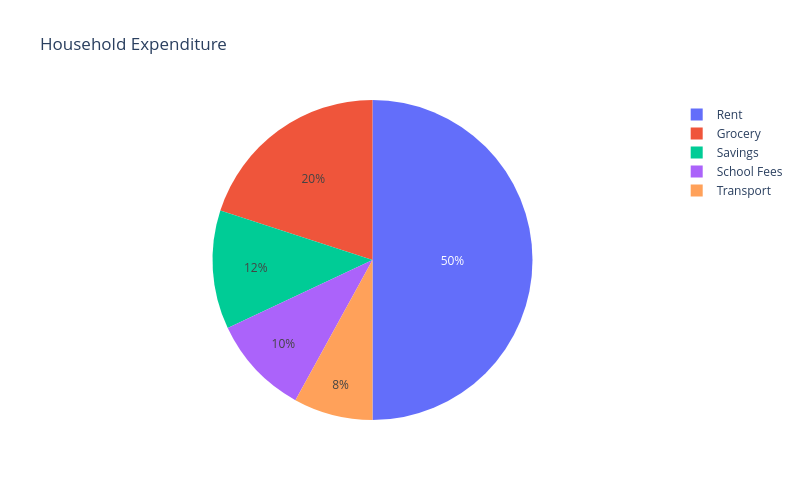

Notebook code cell kept with this figure:
### Code cell
# Use px.pie function to create the chart. Input dataset. 
# Values parameter will set values associated to the sector. 'exp_percent' feature is passed to it.
# labels for the sector are passed to the `house hold categoris` parameter.
fig = px.pie(values=exp_percent, names=house_holdcategories, title='Household Expenditure')
# 上面的代码都不用改，只是图有点小，所以将它的尺寸调大一些：
fig.update_layout( width=800, height=500 )
fig.show()

### Figure 1 — Plotly figure (JSON) as saved in the notebook; plotly's stock layout.template omitted (floating-point values rounded to 4 significant figures)
{"data": [{"domain": {"x": [0, 1], "y": [0, 1]}, "hovertemplate": "label=%{label}<br>value=%{value}<extra></extra>", "labels": ["Grocery", "Rent", "School Fees", "Transport", "Savings"], "legendgroup": "", "name": "", "showlegend": true, "type": "pie", "values": [20, 50, 10, 8, 12]}], "layout": {"height": 500, "legend": {"tracegroupgap": 0}, "title": {"text": "Household Expenditure"}, "width": 800}}
